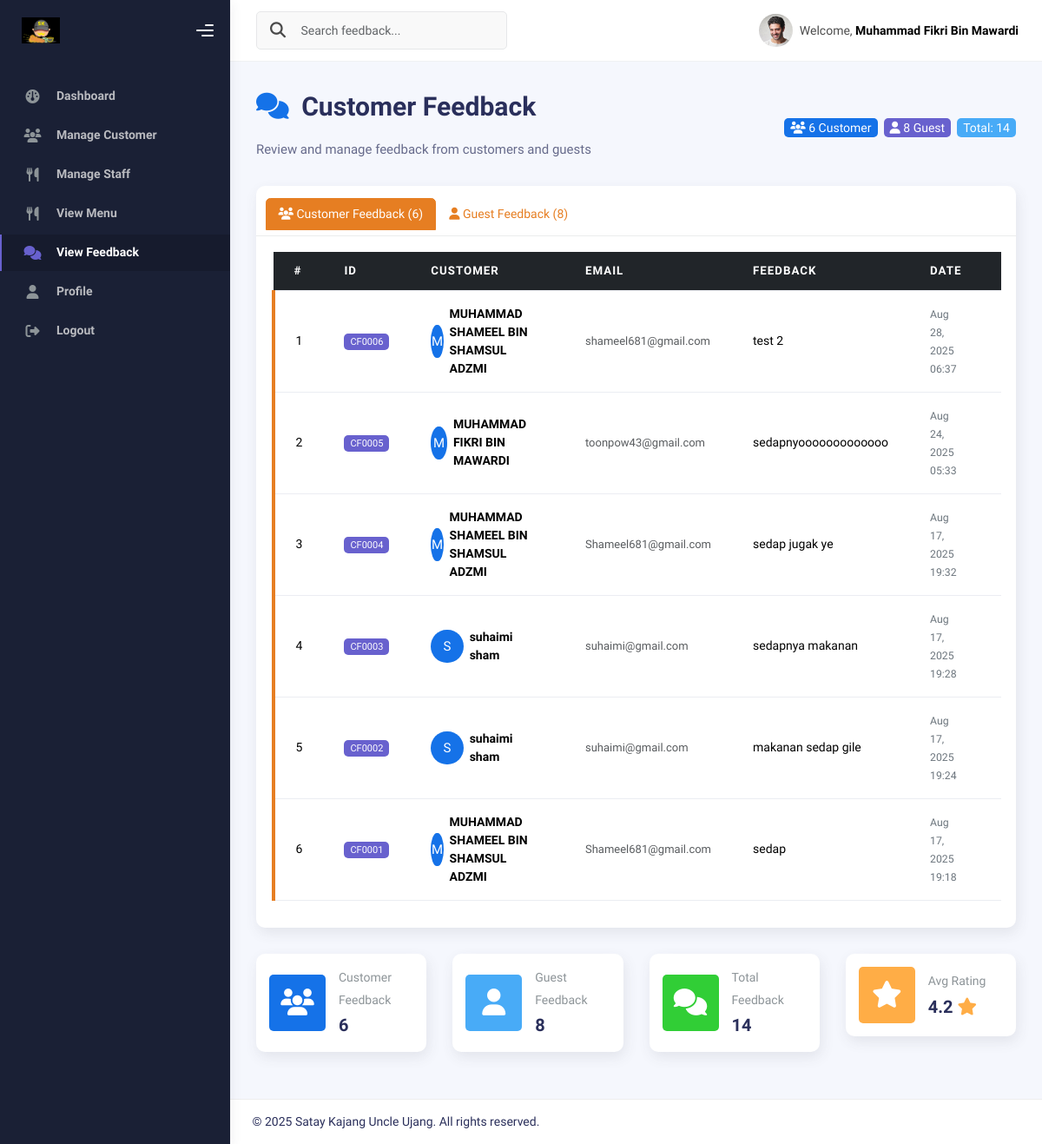
The page /admin/admin_viewfeedback.php (signed in) on the database as committed earlier.
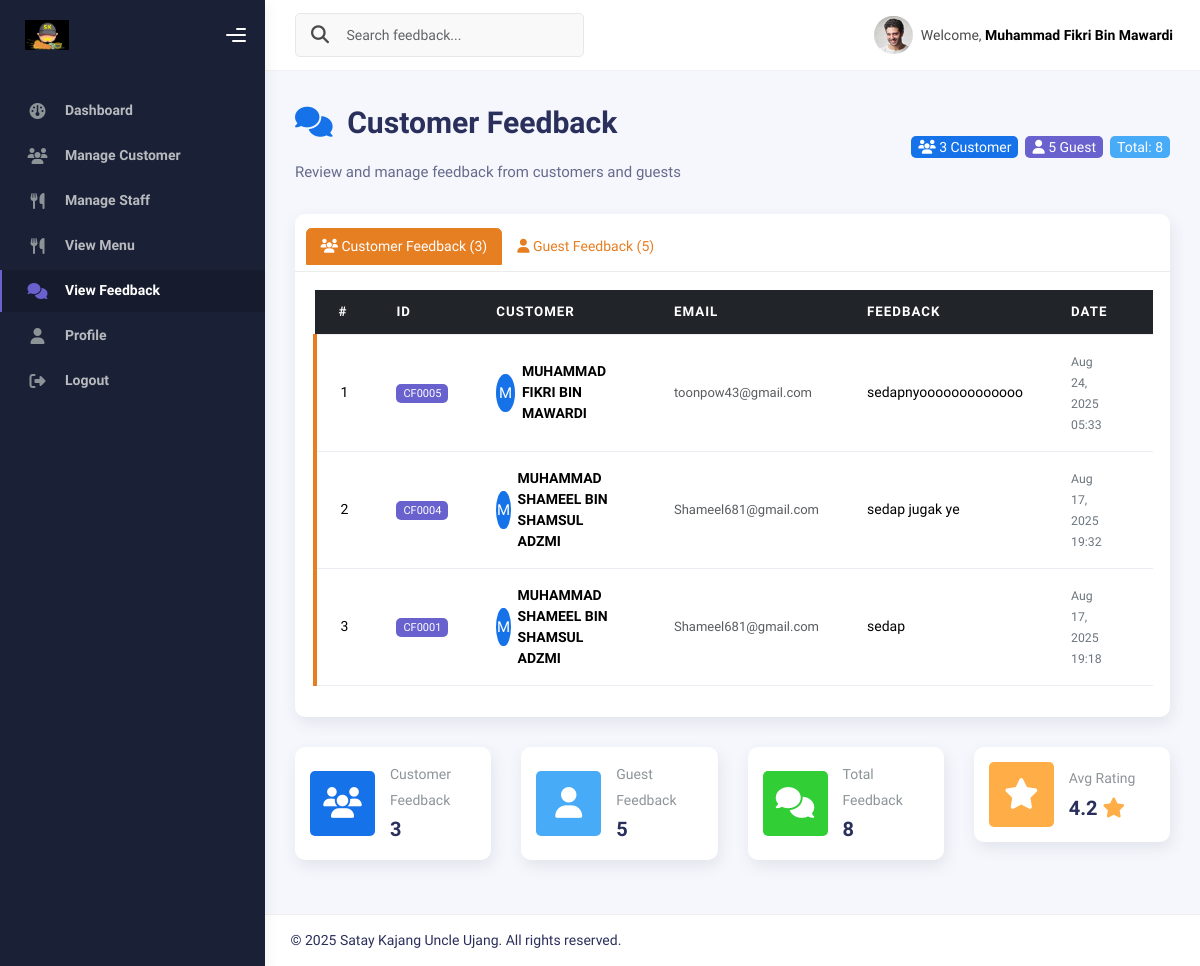
The same page on the database as committed later.
### tables this page shows
CREATE TABLE `feedback_customer` (
  `id` int(11) NOT NULL,
  `customer_name` varchar(100) NOT NULL,
  `customer_email` varchar(100) NOT NULL,
  `feedback` text NOT NULL,
  `created_at` timestamp NOT NULL DEFAULT current_timestamp()
);

### admin/admin_viewfeedback.php (the view, shortened to what the rows shown need)
<?php
require_once '../connect.php';
$customer_feedback = $conn->query("SELECT * FROM feedback_customer ORDER BY created_at DESC");
$customer_count = $customer_feedback ? $customer_feedback->num_rows : 0;
?>
<!DOCTYPE html>
<html lang="en">
<head>
    <link rel="stylesheet" href="../assets/css/bootstrap.min.css" />
    <link rel="stylesheet" href="../assets/css/plugins.min.css" />
    <link rel="stylesheet" href="../assets/css/kaiadmin.min.css" />
    <link rel="stylesheet" href="https://cdnjs.cloudflare.com/ajax/libs/font-awesome/6.4.2/css/all.min.css" />
</head>
<body>
    <div class="wrapper">
        <div class="main-panel">
            <div class="container">
                <div class="page-inner">
                    <div class="d-flex align-items-left align-items-md-center flex-column flex-md-row pt-2 pb-4">
                        <div>
                            <h1 class="fw-bold mb-3">
                                <i class="fa-solid fa-comments text-primary me-2"></i>
                                Customer Feedback
                            </h1>
                        </div>
                    </div>
                    <div class="card">
                        <div class="card-body">
                            <div class="tab-content" id="feedbackTabContent">
                                <div class="tab-pane fade show active" id="customer-feedback" role="tabpanel">
                                    <?php if ($customer_count > 0): ?>
                                        <div class="table-responsive">
                                            <table class="table table-hover">
                                                <thead class="table-dark">
                                                    <tr>
                                                        <th>#</th>
                                                        <th>ID</th>
                                                        <th>Customer</th>
                                                        <th>Email</th>
                                                        <th>Feedback</th>
                                                        <th>Date</th>
                                                        <th>Actions</th>
                                                    </tr>
                                                </thead>
                                                <tbody>
                                                    <?php
                                                    $customer_feedback->data_seek(0);
                                                    $no = 1;
                                                    while ($row = $customer_feedback->fetch_assoc()):
                                                    ?>
                                                    <tr class="feedback-card">
                                                        <td><?= $no++ ?></td>
                                                        <td>
                                                            <span class="badge badge-secondary">CF<?= sprintf('%04d', $row['id']) ?></span>
                                                        </td>
                                                        <td>
                                                            <div class="d-flex align-items-center">
                                                                <div class="avatar avatar-sm me-2">
                                                                    <span class="avatar-title rounded-circle bg-primary">
                                                                        <?= strtoupper(substr($row['customer_name'], 0, 1)) ?>
                                                                    </span>
                                                                </div>
                                                                <strong><?= htmlspecialchars($row['customer_name']) ?></strong>
                                                            </div>
                                                        </td>
                                                        <td>
                                                            <small class="text-muted"><?= htmlspecialchars($row['customer_email']) ?></small>
                                                        </td>
                                                        <td>
                                                            <div class="feedback-content" style="max-height: 100px; overflow-y: auto;">
                                                                <?= nl2br(htmlspecialchars(substr($row['feedback'], 0, 150))) ?>
                                                            </div>
                                                        </td>
                                                        <td>
                                                            <small class="feedback-time"><?= date('M d, Y H:i', strtotime($row['created_at'])) ?></small>
                                                        </td>
                                                        <td>
                                                        </td>
                                                    </tr>
                                                    <?php endwhile; ?>
                                                </tbody>
                                            </table>
                                        </div>
                                    <?php endif; ?>
                                </div>
                            </div>
                        </div>
                    </div>
                </div>
            </div>
            </div>
        </div>
    </body>
</html>

Rows that differ between the two databases and show on the page:
removed feedback_customer: id "0006", customer_name "M", customer_name "MUHAMMAD SHAMEEL BIN SHAMSUL ADZMI", customer_email "shameel681@gmail.com", feedback "test 2", created_at "Aug 28, 2025 06:37"
removed feedback_customer: id "0003", customer_name "S", customer_name "suhaimi sham", customer_email "suhaimi@gmail.com", feedback "sedapnya makanan", created_at "Aug 17, 2025 19:28"
removed feedback_customer: id "0002", customer_name "S", customer_name "suhaimi sham", customer_email "suhaimi@gmail.com", feedback "makanan sedap gile", created_at "Aug 17, 2025 19:24"
Other text that changed with them:
$customer_count: "6" → "3"
$guest_count: "8" → "5"
$customer_count + $guest_count: "14" → "8"
